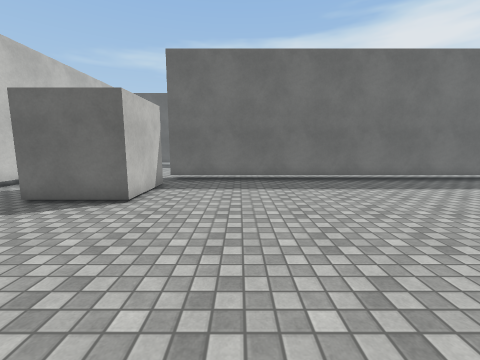
View 1 (above)

16 first-person views from a walk through a Unity game level. The camera is 1.4 m above the floor, tilts 8° down and sees 90° across. The floor is counted in squares, 1 m on a side. Each view is taken from the middle of a square. On the plan, view 1 faces up. The plan holds only what a view shows up to about 13 squares ahead; the rest is blank. The place goes on beyond the plan. The player character is not drawn. Some animated figures are left out. Surface patterns are stand-ins for the level's own textures.

View 2
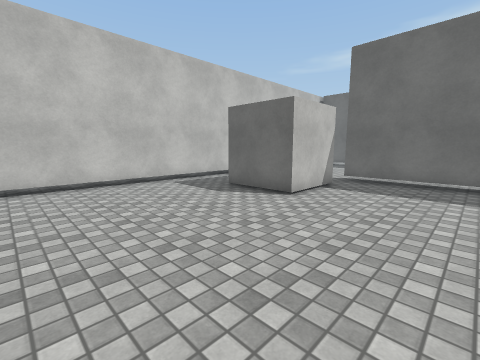

View 3
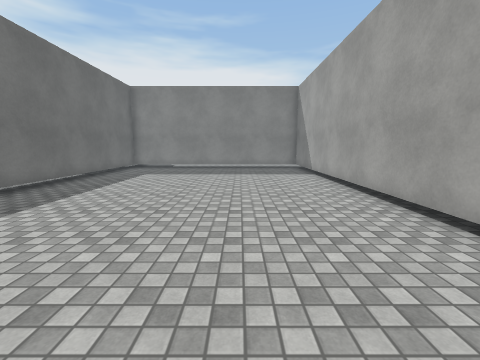

View 4
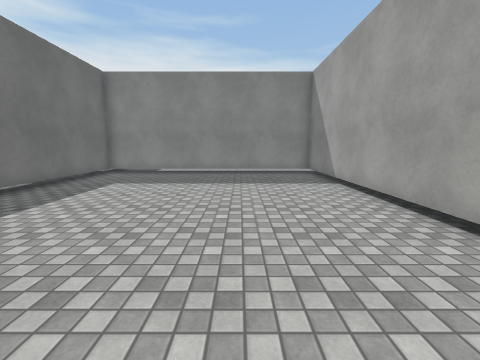

View 5
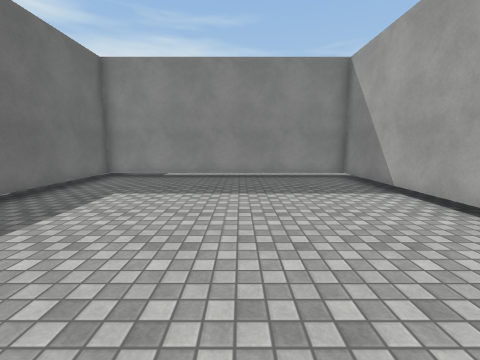

View 6
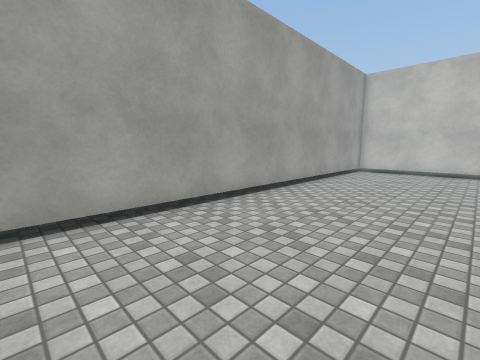

View 7
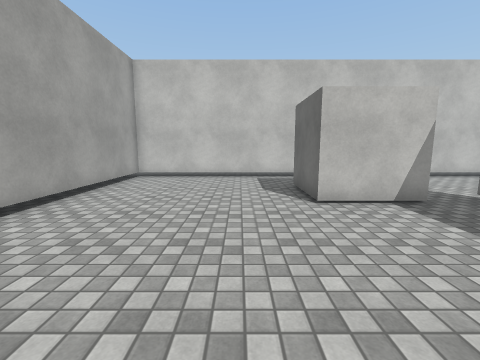

View 8
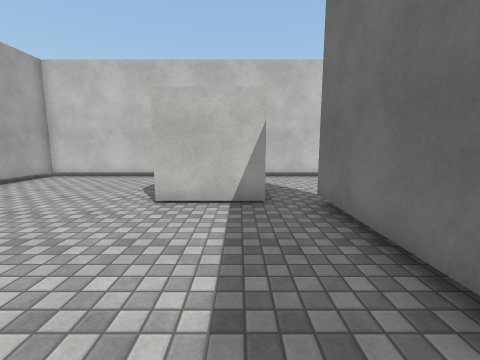

View 9
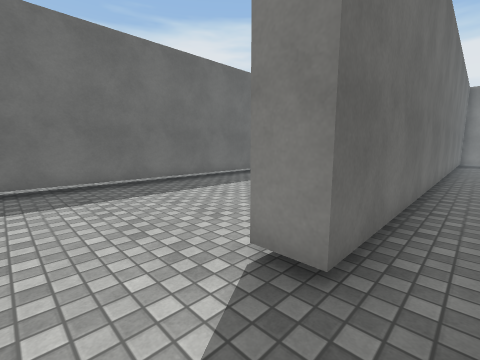

View 10
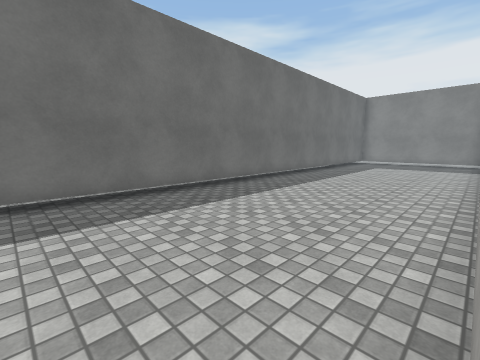

View 11
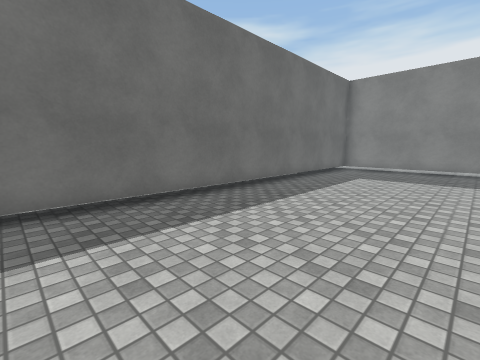

View 12
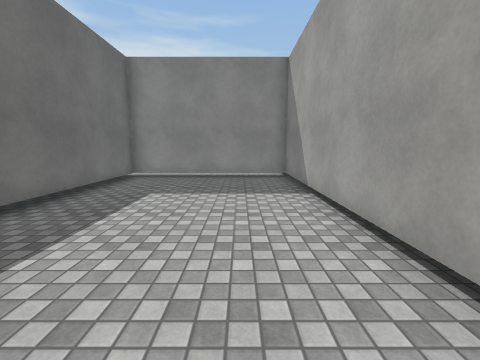

View 13
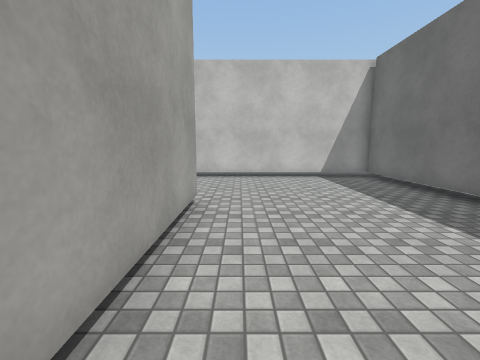

View 14
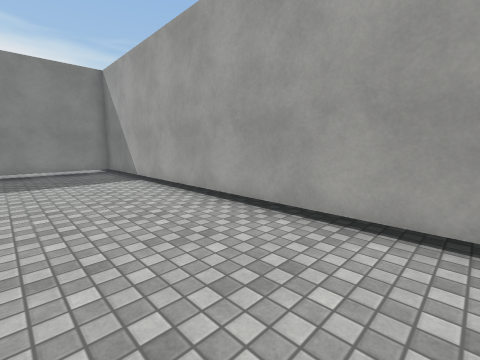

View 15
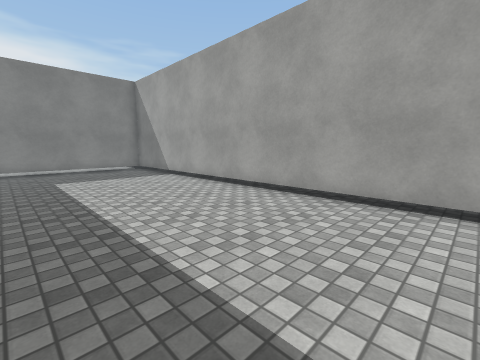

View 16
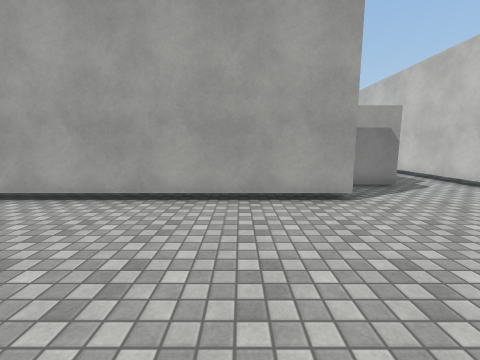

### Floor plan
Points are (right, up) in squares from view 1. A wall is a line through its corners. A room is listed if a view was taken in it or the views show most of it. See-through windows are left out.
Room 1 (views 1, 2, 3, 4, 5, 6, 7, 8)
walls: (-2.8, 8.8) (-2.8, 5.9) (-5.5, 5.9); (-8.1, 9.6) (-8.1, -0.7) (16.8, -0.7) (16.8, 9.9) (-2.9, 9.9)
ways out: opening at (-6.5, 9.5) to room 2; opening at (-3, 9) to room 2
Room 2 (views 9, 10, 11, 12, 13, 14, 15, 16)
walls: (-2.9, 9.9) (-2.9, 10.9) (16.8, 10.9) (16.8, 17.8) (-8.1, 17.8) (-8.1, 9.6); (-5.6, 8.6) (-4, 8.6)
ways out: opening at (-6.5, 9.5) to room 1; opening at (-3, 9) to room 1

Positions as (right, up) in squares from view 1, and headings:
1: (0, 0), facing up
2: (1, 0), facing up-left
3: (1, 3), facing right
4: (4, 3), facing right
5: (6, 4), facing right
6: (6, 4), facing down-left
7: (3, 4), facing left
8: (3, 8), facing left
9: (-5, 9), facing up-right
10: (-4, 11), facing up-right
11: (2, 12), facing up-right
12: (6, 13), facing right
13: (3, 12), facing left
14: (3, 15), facing down-right
15: (2, 17), facing down-right
16: (0, 17), facing down
